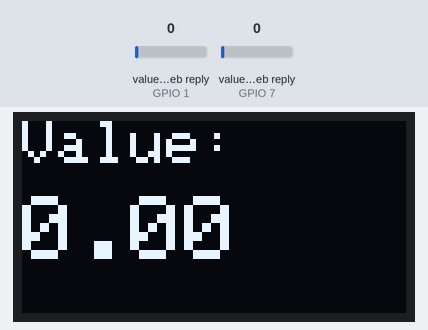
Simulated run of this sketch. Board: ESP8266 (NodeMCU). On the bench: 128×64 one-colour display. Inputs (shaded band) come from the test bench; at power-on: value in the web reply (sensors on GPIO 1, GPIO 7) 0. WiFi joins after 1.5 s; servers stay silent unless stated; web services answer with replies made up by the test bench; not simulated (calls return 0 or success): credentials.h; what the sketch prints to the serial monitor is not drawn.

Above: at 20.7 s.

The sketch:

Thingspeak_Read_OLED.ino
```cpp
#include "ThingSpeak.h"
#include <ESP8266WiFi.h>
#include <SPI.h>
#include <Wire.h>
#include <Adafruit_GFX.h>
#include <Adafruit_SSD1306.h>
#include "credentials.h"

#define SCREEN_WIDTH 128  // OLED display width, in pixels
#define SCREEN_HEIGHT 64  // OLED display height, in pixels

// Declaration for an SSD1306 display connected to I2C (SDA, SCL pins)
#define OLED_RESET LED_BUILTIN  // Reset pin # (or -1 if sharing Arduino reset pin)
Adafruit_SSD1306 display(SCREEN_WIDTH, SCREEN_HEIGHT, &Wire, OLED_RESET);

//----------------  Fill in your credentails   ---------------------
// const char ssid[] = WIFI_SSID_EV;
// const char pass[] = WIFI_PASSWORD_EV;
const char ssid[] = WIFI_SSID_IS;
const char pass[] = WIFI_PASSWORD_IS;
//------------------------------------------------------------------

WiFiClient client;

unsigned long buttonChannelNumber = 747521;
unsigned int buttonFieldNumber = 7;

unsigned long lightChannelNumber = 739580;
const char* myLightReadAPIKey = "36EGT7ZHVS9WTB9F";
unsigned int lightFieldNumber = 1;

void setup() {
  display.begin(SSD1306_SWITCHCAPVCC, 0x3C);

  //Initialize serial and wait for port to open:
  Serial.begin(9600);
  while (!Serial) {
    ;  // wait for serial port to connect. Needed for native USB port only
  }

  WiFi.mode(WIFI_STA);
  ThingSpeak.begin(client);
}

void loop() {
  int statusCode = 0;

  // Connect or reconnect to WiFi
  if (WiFi.status() != WL_CONNECTED) {
    Serial.print("Attempting to connect to SSID: ");
    Serial.println(ssid);
    while (WiFi.status() != WL_CONNECTED) {
      WiFi.begin(ssid, pass);
      Serial.print(".");
      delay(5000);
    }
    Serial.println("\nConnected");
  }

  // Read in field 4 of the public channel recording the temperature
  float button = ThingSpeak.readFloatField(buttonChannelNumber, buttonFieldNumber);

  // Check the status of the read operation to see if it was successful
  statusCode = ThingSpeak.getLastReadStatus();
  if (statusCode == 200) {
    Serial.println("Light at MathWorks HQ: " + String(button));
  } else {
    Serial.println("Problem reading channel. HTTP error code " + String(statusCode));
  }

  delay(15000);  // No need to read the temperature too often.

  // Read in field 1 of the private channel which is a counter
  long light = ThingSpeak.readLongField(lightChannelNumber, lightFieldNumber, myLightReadAPIKey);

  // Check the status of the read operation to see if it was successful
  statusCode = ThingSpeak.getLastReadStatus();
  if (statusCode == 200) {
    Serial.println("Light: " + String(light));
  } else {
    Serial.println("Problem reading channel. HTTP error code " + String(statusCode));
  }

  display.clearDisplay();
  display.setTextSize(2);       // Normal 1:1 pixel scale
  display.setTextColor(WHITE);  // Draw white text
  display.cp437(true);          // Use full 256 char 'Code Page 437' font
  display.setCursor(0, 0);
  display.print("Value:");
  display.setTextSize(3);
  display.setCursor(0, 25);
  display.print(button);

  display.display();
  delay(15000);  // No need to read the counter too often.
}
```
